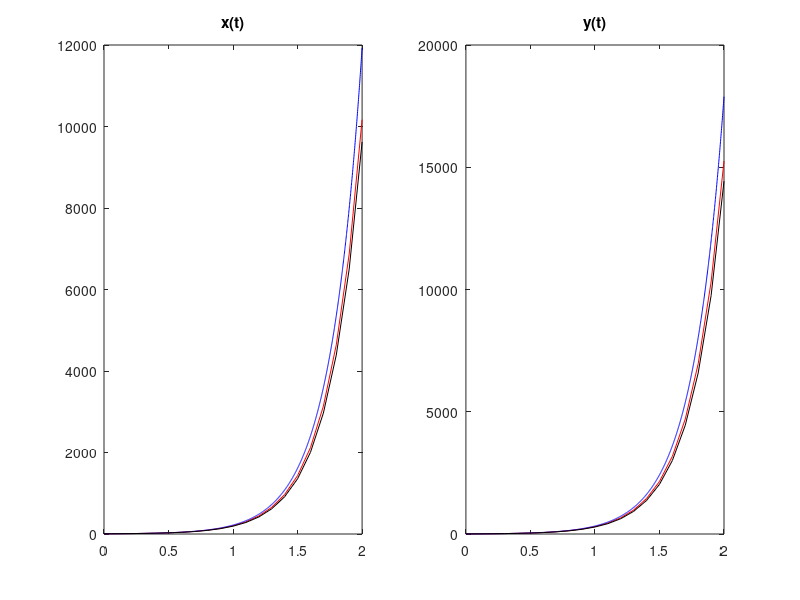

Reproduce this figure in MATLAB.
%Clase virtual 17 de septiembre, Gustavo Recalde

clear
clc

f = @(t,x,y) ( x+2*y );
g = @(t,x,y)( 3*x+2*y );

t0 = 0;
tf = 2;
%realmente se puede sacar toda la curva, tf aca es para
%propositos didacticos
x(1) = 6;
y(1) = 4;

h = 0.1;
t = t0:h:tf;

px(1) = x(1);
py(1) = y(1);

%% Metodo de Heun
for k = 1:length(t)-1
	%Ecuaciones predictoras
	px(k+1) = x(k) + h*f(t(k),x(k),y(k));
	py(k+1) = y(k) + h*g(t(k),x(k),y(k));
	%Ecuaciones correctoras
	x(k+1) = x(k) + (h/2)*( f(t(k),x(k),y(k)) + ...
												   f(t(k+1),px(k+1),py(k+1)) );
	
	y(k+1) = y(k) + (h/2)*( g(t(k),x(k),y(k)) + ...
												   g(t(k+1),px(k+1),py(k+1)) );
end

%% Solucion real
tt = t0:1e-3:tf;
Xreal = (4*exp(4*tt) + 2*exp(-tt));
Yreal = (6*exp(4*tt) - 2*exp(-tt));

figure(1)
subplot(1,2,1); %1 fila, 2 columnas, posicion 1
plot(t,x,'r', tt,Xreal,'b', t,px,'k')
title('x(t)')
subplot(1,2,2); %1 fila, 2 columnas, posicion 2
plot(t,y,'r', tt,Yreal,'b', t,py,'k')
title('y(t)')